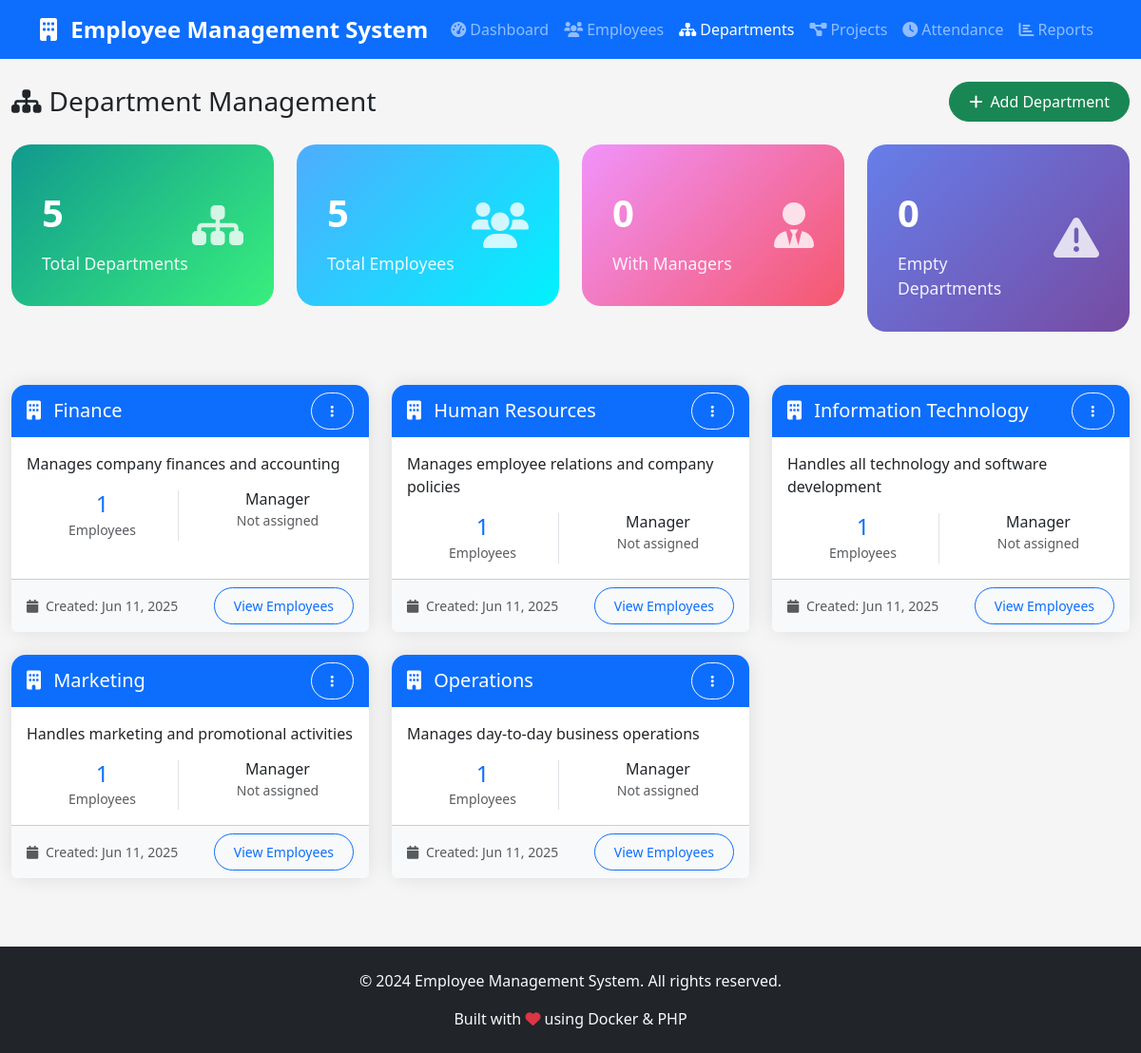
The page /departments.php on the database its author committed.
### tables this page shows
CREATE TABLE IF NOT EXISTS departments (
    id INT(11) AUTO_INCREMENT PRIMARY KEY,
    name VARCHAR(100) NOT NULL,
    description TEXT,
    manager_id INT(11),
    created_at TIMESTAMP DEFAULT CURRENT_TIMESTAMP,
    updated_at TIMESTAMP DEFAULT CURRENT_TIMESTAMP ON UPDATE CURRENT_TIMESTAMP
);

### src/departments.php (the view, shortened to what this page needs)
<?php
require_once 'config/database.php';
$stmt = $pdo->query("
    SELECT d.*,
           COUNT(e.id) as employee_count,
           CONCAT(m.first_name, ' ', m.last_name) as manager_name
    FROM departments d
    LEFT JOIN employees e ON d.id = e.department_id AND e.status = 'active'
    LEFT JOIN employees m ON d.manager_id = m.id
    GROUP BY d.id
    ORDER BY d.name
");
$departments = $stmt->fetchAll();
include 'includes/header.php';
?>
<div class="row">
    <div class="col-12">
        <div class="d-flex justify-content-between align-items-center mb-4">
            <h1 class="h3 mb-0">
                <i class="fas fa-sitemap me-2"></i>Department Management
            </h1>
            <button type="button" class="btn btn-success" data-bs-toggle="modal" data-bs-target="#departmentModal">
                <i class="fas fa-plus me-2"></i>Add Department
            </button>
        </div>
    </div>
</div>
<div class="row mb-4">
    <div class="col-lg-3 col-md-6 mb-3">
        <div class="stat-card success">
            <div class="d-flex justify-content-between align-items-center">
                <div>
                    <div class="stat-number"><?php echo count($departments); ?></div>
                    <div class="stat-label">Total Departments</div>
                </div>
                <div class="stat-icon">
                    <i class="fas fa-sitemap"></i>
                </div>
            </div>
        </div>
    </div>
    <div class="col-lg-3 col-md-6 mb-3">
        <div class="stat-card info">
            <div class="d-flex justify-content-between align-items-center">
                <div>
                    <div class="stat-number"><?php echo array_sum(array_column($departments, 'employee_count')); ?></div>
                    <div class="stat-label">Total Employees</div>
                </div>
                <div class="stat-icon">
                    <i class="fas fa-users"></i>
                </div>
            </div>
        </div>
    </div>
    <div class="col-lg-3 col-md-6 mb-3">
        <div class="stat-card warning">
            <div class="d-flex justify-content-between align-items-center">
                <div>
                    <div class="stat-number"><?php echo count(array_filter($departments, function($d) { return $d['manager_name']; })); ?></div>
                    <div class="stat-label">With Managers</div>
                </div>
                <div class="stat-icon">
                    <i class="fas fa-user-tie"></i>
                </div>
            </div>
        </div>
    </div>
    <div class="col-lg-3 col-md-6 mb-3">
        <div class="stat-card">
            <div class="d-flex justify-content-between align-items-center">
                <div>
                    <div class="stat-number"><?php echo count(array_filter($departments, function($d) { return $d['employee_count'] == 0; })); ?></div>
                    <div class="stat-label">Empty Departments</div>
                </div>
                <div class="stat-icon">
                    <i class="fas fa-exclamation-triangle"></i>
                </div>
            </div>
        </div>
    </div>
</div>
<div class="row">
    <?php foreach ($departments as $department): ?>
        <div class="col-lg-4 col-md-6 mb-4">
            <div class="card h-100">
                <div class="card-header bg-primary text-white">
                    <div class="d-flex justify-content-between align-items-center">
                        <h5 class="card-title mb-0">
                            <i class="fas fa-building me-2"></i>
                            <?php echo htmlspecialchars($department['name']); ?>
                        </h5>
                        <div class="dropdown">
                            <button class="btn btn-sm btn-outline-light" type="button" data-bs-toggle="dropdown">
                                <i class="fas fa-ellipsis-v"></i>
                            </button>
                        </div>
                    </div>
                </div>
                <div class="card-body">
                    <p class="card-text"><?php echo htmlspecialchars($department['description'] ?: 'No description available.'); ?></p>
                    <div class="row text-center">
                        <div class="col-6">
                            <div class="border-end">
                                <h4 class="text-primary mb-0"><?php echo $department['employee_count']; ?></h4>
                                <small class="text-muted">Employees</small>
                            </div>
                        </div>
                        <div class="col-6">
                            <h6 class="mb-0">Manager</h6>
                            <small class="text-muted">
                                <?php echo $department['manager_name'] ?: 'Not assigned'; ?>
                            </small>
                        </div>
                    </div>
                </div>
                <div class="card-footer bg-light">
                    <div class="d-flex justify-content-between align-items-center">
                        <small class="text-muted">
                            <i class="fas fa-calendar me-1"></i>
                            Created: <?php echo date('M d, Y', strtotime($department['created_at'])); ?>
                        </small>
                        <a href="employees.php?department=<?php echo $department['id']; ?>" class="btn btn-sm btn-outline-primary">
                            View Employees
                        </a>
                    </div>
                </div>
            </div>
        </div>
    <?php endforeach; ?>
</div>
<?php include 'includes/footer.php'; ?>

### src/includes/header.php (shortened to what this page needs)
<!DOCTYPE html>
<html lang="en">
<head>
    <link href="https://cdn.jsdelivr.net/npm/bootstrap@5.3.0/dist/css/bootstrap.min.css" rel="stylesheet">
    <link href="https://cdnjs.cloudflare.com/ajax/libs/font-awesome/6.0.0/css/all.min.css" rel="stylesheet">
    <link href="https://cdn.jsdelivr.net/npm/datatables.net-bs5@1.13.4/css/dataTables.bootstrap5.min.css" rel="stylesheet">
    <link href="assets/css/style.css" rel="stylesheet">
</head>
<body>
    <nav class="navbar navbar-expand-lg navbar-dark bg-primary">
        <div class="container">
            <a class="navbar-brand" href="index.php">
                <i class="fas fa-building me-2"></i>
                Employee Management System
            </a>
            <div class="collapse navbar-collapse" id="navbarNav">                <ul class="navbar-nav ms-auto">
                    <li class="nav-item">
                        <a class="nav-link <?php echo (basename($_SERVER['PHP_SELF']) == 'dashboard.php') ? 'active' : ''; ?>" href="dashboard.php">
                            <i class="fas fa-tachometer-alt me-1"></i>Dashboard
                        </a>
                    </li>
                    <li class="nav-item">
                        <a class="nav-link <?php echo (basename($_SERVER['PHP_SELF']) == 'employees.php') ? 'active' : ''; ?>" href="employees.php">
                            <i class="fas fa-users me-1"></i>Employees
                        </a>
                    </li>
                    <li class="nav-item">
                        <a class="nav-link <?php echo (basename($_SERVER['PHP_SELF']) == 'departments.php') ? 'active' : ''; ?>" href="departments.php">
                            <i class="fas fa-sitemap me-1"></i>Departments
                        </a>
                    </li>
                    <li class="nav-item">
                        <a class="nav-link <?php echo (basename($_SERVER['PHP_SELF']) == 'projects.php') ? 'active' : ''; ?>" href="projects.php">
                            <i class="fas fa-project-diagram me-1"></i>Projects
                        </a>
                    </li>
                    <li class="nav-item">
                        <a class="nav-link <?php echo (basename($_SERVER['PHP_SELF']) == 'attendance.php') ? 'active' : ''; ?>" href="attendance.php">
                            <i class="fas fa-clock me-1"></i>Attendance
                        </a>
                    </li>
                    <li class="nav-item">
                        <a class="nav-link <?php echo (basename($_SERVER['PHP_SELF']) == 'reports.php') ? 'active' : ''; ?>" href="reports.php">
                            <i class="fas fa-chart-bar me-1"></i>Reports
                        </a>
                    </li>
                </ul>
            </div>
        </div>
    </nav>
    <div class="container-fluid mt-4">

### src/includes/footer.php (shortened to what this page needs)
    </div>
    <footer class="bg-dark text-light py-4 mt-5">
        <div class="container text-center">
            <p>&copy; 2024 Employee Management System. All rights reserved.</p>
            <p class="mb-0">Built with <i class="fas fa-heart text-danger"></i> using Docker & PHP</p>
        </div>
    </footer>
</body>
</html>

### src/assets/css/style.css (style rules this page uses)
:root { --primary-color: #0d6efd; --secondary-color: #6c757d; --success-color: #198754; --danger-color: #dc3545; --warning-color: #ffc107; --info-color: #0dcaf0; --light-color: #f8f9fa; --dark-color: #212529; }
body { background-color: #f5f5f5; font-family: 'Segoe UI', Tahoma, Geneva, Verdana, sans-serif; }
.navbar-brand { font-weight: bold; font-size: 1.5rem; }
.card { border: none; border-radius: 15px; box-shadow: 0 0 20px rgba(0,0,0,0.1); transition: transform 0.3s ease; }
.card-header { border-radius: 15px 15px 0 0 !important; border-bottom: none; font-weight: bold; }
.btn { border-radius: 25px; padding: 8px 20px; font-weight: 500; transition: all 0.3s ease; }
.stat-card { background: linear-gradient(135deg, #667eea 0%, #764ba2 100%); color: white; border-radius: 20px; padding: 2rem; margin-bottom: 1rem; }
.stat-card.success { background: linear-gradient(135deg, #11998e 0%, #38ef7d 100%); }
.stat-card.warning { background: linear-gradient(135deg, #f093fb 0%, #f5576c 100%); }
.stat-card.info { background: linear-gradient(135deg, #4facfe 0%, #00f2fe 100%); }
.stat-icon { font-size: 3rem; opacity: 0.8; }
.stat-number { font-size: 2.5rem; font-weight: bold; margin: 10px 0; }
.stat-label { font-size: 1.1rem; opacity: 0.9; }
.fade-in { animation: fadeIn 0.5s ease-in; }

### rows shown on the page
departments: name "Finance", description "Manages company finances and accounting", employee_count "1", manager_name "Not assigned", created_at "Jun 11, 2025"
departments: name "Human Resources", description "Manages employee relations and company policies", employee_count "1", manager_name "Not assigned", created_at "Jun 11, 2025"
departments: name "Information Technology", description "Handles all technology and software development", employee_count "1", manager_name "Not assigned", created_at "Jun 11, 2025"
departments: name "Marketing", description "Handles marketing and promotional activities", employee_count "1", manager_name "Not assigned", created_at "Jun 11, 2025"
departments: name "Operations", description "Manages day-to-day business operations", employee_count "1", manager_name "Not assigned", created_at "Jun 11, 2025"

### other values the page prints
count($departments) "5"
array_sum(array_column($departments, 'employee_count')) "5"
